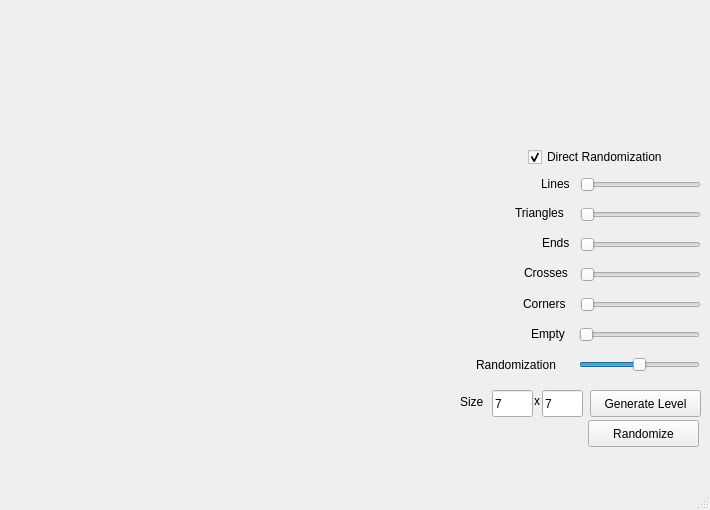
<?xml version="1.0" encoding="UTF-8"?>
<ui version="4.0">
 <class>InfinityEdge</class>
 <widget class="QMainWindow" name="InfinityEdge">
  <property name="geometry">
   <rect>
    <x>0</x>
    <y>0</y>
    <width>710</width>
    <height>510</height>
   </rect>
  </property>
  <property name="windowTitle">
   <string>Infinity Edge</string>
  </property>
  <widget class="QWidget" name="centralWidget">
   <widget class="QPushButton" name="cmdGenerate">
    <property name="geometry">
     <rect>
      <x>590</x>
      <y>390</y>
      <width>111</width>
      <height>27</height>
     </rect>
    </property>
    <property name="text">
     <string>Generate Level</string>
    </property>
   </widget>
   <widget class="QPushButton" name="cmdRandomize">
    <property name="geometry">
     <rect>
      <x>588</x>
      <y>420</y>
      <width>111</width>
      <height>27</height>
     </rect>
    </property>
    <property name="text">
     <string>Randomize</string>
    </property>
   </widget>
   <widget class="QSlider" name="slidRand">
    <property name="geometry">
     <rect>
      <x>579</x>
      <y>350</y>
      <width>121</width>
      <height>29</height>
     </rect>
    </property>
    <property name="minimum">
     <number>0</number>
    </property>
    <property name="maximum">
     <number>999</number>
    </property>
    <property name="value">
     <number>500</number>
    </property>
    <property name="orientation">
     <enum>Qt::Horizontal</enum>
    </property>
   </widget>
   <widget class="QLabel" name="label">
    <property name="geometry">
     <rect>
      <x>476</x>
      <y>355</y>
      <width>111</width>
      <height>20</height>
     </rect>
    </property>
    <property name="text">
     <string>Randomization</string>
    </property>
   </widget>
   <widget class="QLineEdit" name="txtWidth">
    <property name="geometry">
     <rect>
      <x>492</x>
      <y>390</y>
      <width>41</width>
      <height>27</height>
     </rect>
    </property>
    <property name="cursor">
     <cursorShape>ArrowCursor</cursorShape>
    </property>
    <property name="text">
     <string>7</string>
    </property>
   </widget>
   <widget class="QLabel" name="label_2">
    <property name="geometry">
     <rect>
      <x>460</x>
      <y>393</y>
      <width>31</width>
      <height>17</height>
     </rect>
    </property>
    <property name="text">
     <string>Size</string>
    </property>
   </widget>
   <widget class="QLabel" name="label_3">
    <property name="geometry">
     <rect>
      <x>534</x>
      <y>392</y>
      <width>10</width>
      <height>17</height>
     </rect>
    </property>
    <property name="text">
     <string>x</string>
    </property>
   </widget>
   <widget class="QLineEdit" name="txtHeight">
    <property name="geometry">
     <rect>
      <x>542</x>
      <y>390</y>
      <width>41</width>
      <height>27</height>
     </rect>
    </property>
    <property name="text">
     <string>7</string>
    </property>
   </widget>
   <widget class="QSlider" name="slidEmpty">
    <property name="geometry">
     <rect>
      <x>579</x>
      <y>320</y>
      <width>121</width>
      <height>29</height>
     </rect>
    </property>
    <property name="minimum">
     <number>1</number>
    </property>
    <property name="orientation">
     <enum>Qt::Horizontal</enum>
    </property>
   </widget>
   <widget class="QLabel" name="label_4">
    <property name="geometry">
     <rect>
      <x>531</x>
      <y>325</y>
      <width>50</width>
      <height>17</height>
     </rect>
    </property>
    <property name="text">
     <string>Empty</string>
    </property>
   </widget>
   <widget class="QLabel" name="label_5">
    <property name="geometry">
     <rect>
      <x>523</x>
      <y>295</y>
      <width>60</width>
      <height>17</height>
     </rect>
    </property>
    <property name="text">
     <string>Corners</string>
    </property>
   </widget>
   <widget class="QSlider" name="slidCorners">
    <property name="geometry">
     <rect>
      <x>580</x>
      <y>290</y>
      <width>121</width>
      <height>29</height>
     </rect>
    </property>
    <property name="minimum">
     <number>1</number>
    </property>
    <property name="orientation">
     <enum>Qt::Horizontal</enum>
    </property>
   </widget>
   <widget class="QLabel" name="label_6">
    <property name="geometry">
     <rect>
      <x>524</x>
      <y>263</y>
      <width>60</width>
      <height>20</height>
     </rect>
    </property>
    <property name="text">
     <string>Crosses</string>
    </property>
   </widget>
   <widget class="QSlider" name="slidCross">
    <property name="geometry">
     <rect>
      <x>580</x>
      <y>260</y>
      <width>121</width>
      <height>29</height>
     </rect>
    </property>
    <property name="minimum">
     <number>1</number>
    </property>
    <property name="orientation">
     <enum>Qt::Horizontal</enum>
    </property>
   </widget>
   <widget class="QLabel" name="label_7">
    <property name="geometry">
     <rect>
      <x>542</x>
      <y>233</y>
      <width>40</width>
      <height>20</height>
     </rect>
    </property>
    <property name="text">
     <string>Ends</string>
    </property>
   </widget>
   <widget class="QSlider" name="slidEnd">
    <property name="geometry">
     <rect>
      <x>580</x>
      <y>230</y>
      <width>121</width>
      <height>29</height>
     </rect>
    </property>
    <property name="minimum">
     <number>1</number>
    </property>
    <property name="orientation">
     <enum>Qt::Horizontal</enum>
    </property>
   </widget>
   <widget class="QLabel" name="label_8">
    <property name="geometry">
     <rect>
      <x>515</x>
      <y>203</y>
      <width>61</width>
      <height>20</height>
     </rect>
    </property>
    <property name="text">
     <string>Triangles</string>
    </property>
   </widget>
   <widget class="QSlider" name="slidTriangles">
    <property name="geometry">
     <rect>
      <x>580</x>
      <y>200</y>
      <width>121</width>
      <height>29</height>
     </rect>
    </property>
    <property name="minimum">
     <number>1</number>
    </property>
    <property name="orientation">
     <enum>Qt::Horizontal</enum>
    </property>
   </widget>
   <widget class="QLabel" name="label_9">
    <property name="geometry">
     <rect>
      <x>541</x>
      <y>174</y>
      <width>40</width>
      <height>20</height>
     </rect>
    </property>
    <property name="text">
     <string>Lines</string>
    </property>
   </widget>
   <widget class="QSlider" name="slidLine">
    <property name="geometry">
     <rect>
      <x>580</x>
      <y>170</y>
      <width>121</width>
      <height>29</height>
     </rect>
    </property>
    <property name="minimum">
     <number>1</number>
    </property>
    <property name="orientation">
     <enum>Qt::Horizontal</enum>
    </property>
   </widget>
   <widget class="QCheckBox" name="chkRand">
    <property name="geometry">
     <rect>
      <x>528</x>
      <y>146</y>
      <width>181</width>
      <height>22</height>
     </rect>
    </property>
    <property name="text">
     <string>Direct Randomization</string>
    </property>
    <property name="checked">
     <bool>true</bool>
    </property>
   </widget>
  </widget>
  <widget class="QMenuBar" name="menuBar">
   <property name="geometry">
    <rect>
     <x>0</x>
     <y>0</y>
     <width>710</width>
     <height>21</height>
    </rect>
   </property>
  </widget>
  <widget class="QStatusBar" name="statusBar"/>
 </widget>
 <layoutdefault spacing="6" margin="11"/>
 <resources/>
 <connections/>
</ui>
